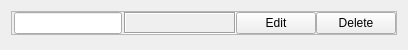
<?xml version="1.0" encoding="UTF-8"?>
<ui version="4.0">
 <class>Form</class>
 <widget class="QWidget" name="Form">
  <property name="geometry">
   <rect>
    <x>0</x>
    <y>0</y>
    <width>408</width>
    <height>50</height>
   </rect>
  </property>
  <property name="maximumSize">
   <size>
    <width>16777215</width>
    <height>50</height>
   </size>
  </property>
  <property name="windowTitle">
   <string>Form</string>
  </property>
  <layout class="QVBoxLayout" name="verticalLayout">
   <item alignment="Qt::AlignTop">
    <widget class="QFrame" name="frame">
     <property name="frameShape">
      <enum>QFrame::StyledPanel</enum>
     </property>
     <property name="frameShadow">
      <enum>QFrame::Raised</enum>
     </property>
     <layout class="QHBoxLayout" name="horizontalLayout">
      <property name="spacing">
       <number>0</number>
      </property>
      <property name="leftMargin">
       <number>0</number>
      </property>
      <property name="topMargin">
       <number>0</number>
      </property>
      <property name="rightMargin">
       <number>0</number>
      </property>
      <property name="bottomMargin">
       <number>0</number>
      </property>
      <item alignment="Qt::AlignHCenter">
       <widget class="QLineEdit" name="lineEdit">
        <property name="enabled">
         <bool>true</bool>
        </property>
       </widget>
      </item>
      <item>
       <widget class="QLabel" name="taskLabel">
        <property name="frameShape">
         <enum>QFrame::Box</enum>
        </property>
        <property name="frameShadow">
         <enum>QFrame::Sunken</enum>
        </property>
        <property name="text">
         <string/>
        </property>
       </widget>
      </item>
      <item>
       <widget class="QPushButton" name="editButton">
        <property name="sizePolicy">
         <sizepolicy hsizetype="Fixed" vsizetype="Fixed">
          <horstretch>0</horstretch>
          <verstretch>0</verstretch>
         </sizepolicy>
        </property>
        <property name="text">
         <string>Edit</string>
        </property>
       </widget>
      </item>
      <item>
       <widget class="QPushButton" name="deleteButton">
        <property name="sizePolicy">
         <sizepolicy hsizetype="Fixed" vsizetype="Fixed">
          <horstretch>0</horstretch>
          <verstretch>0</verstretch>
         </sizepolicy>
        </property>
        <property name="text">
         <string>Delete</string>
        </property>
       </widget>
      </item>
     </layout>
    </widget>
   </item>
  </layout>
 </widget>
 <resources/>
 <connections/>
</ui>
